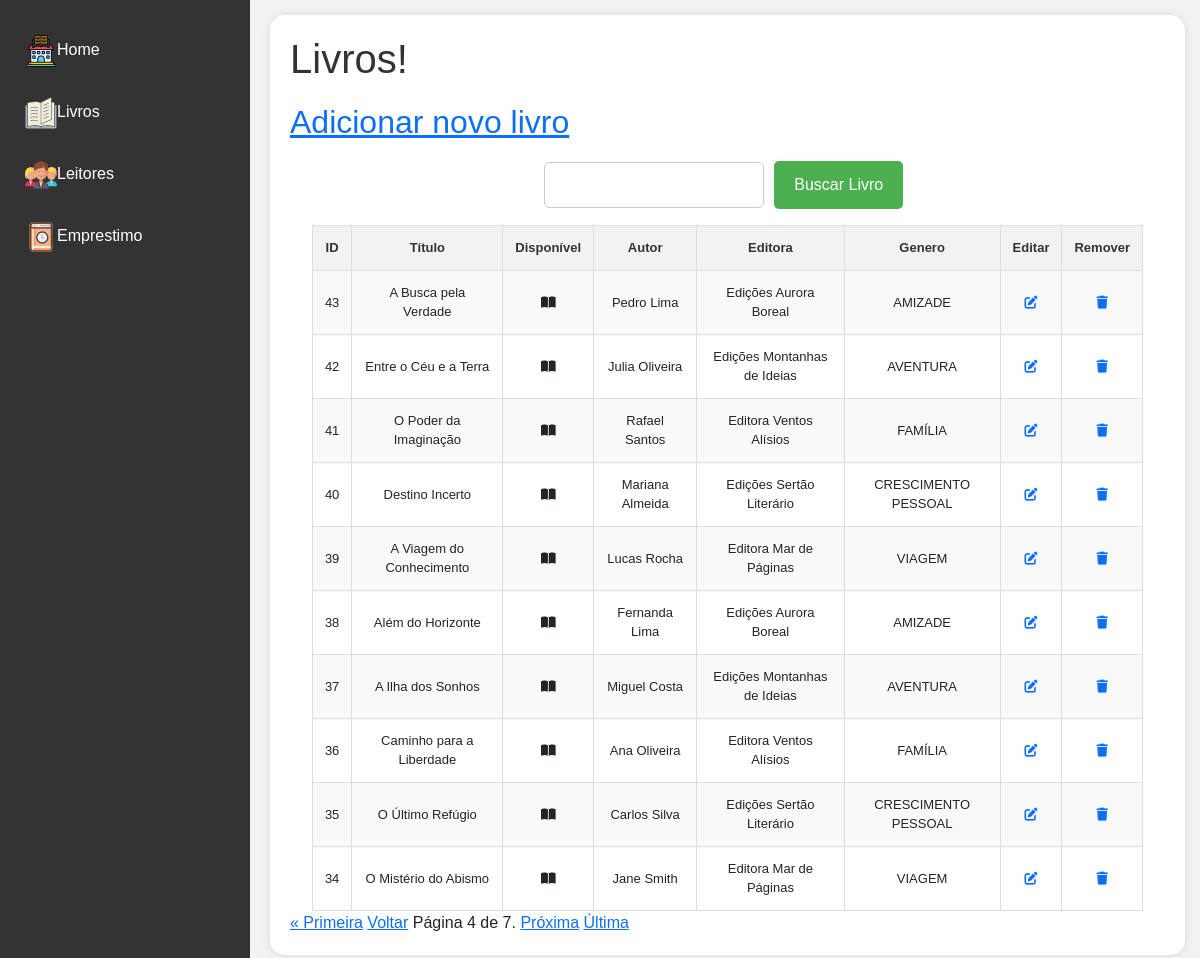
Page /livro/?page=4&q= on the earlier database version.
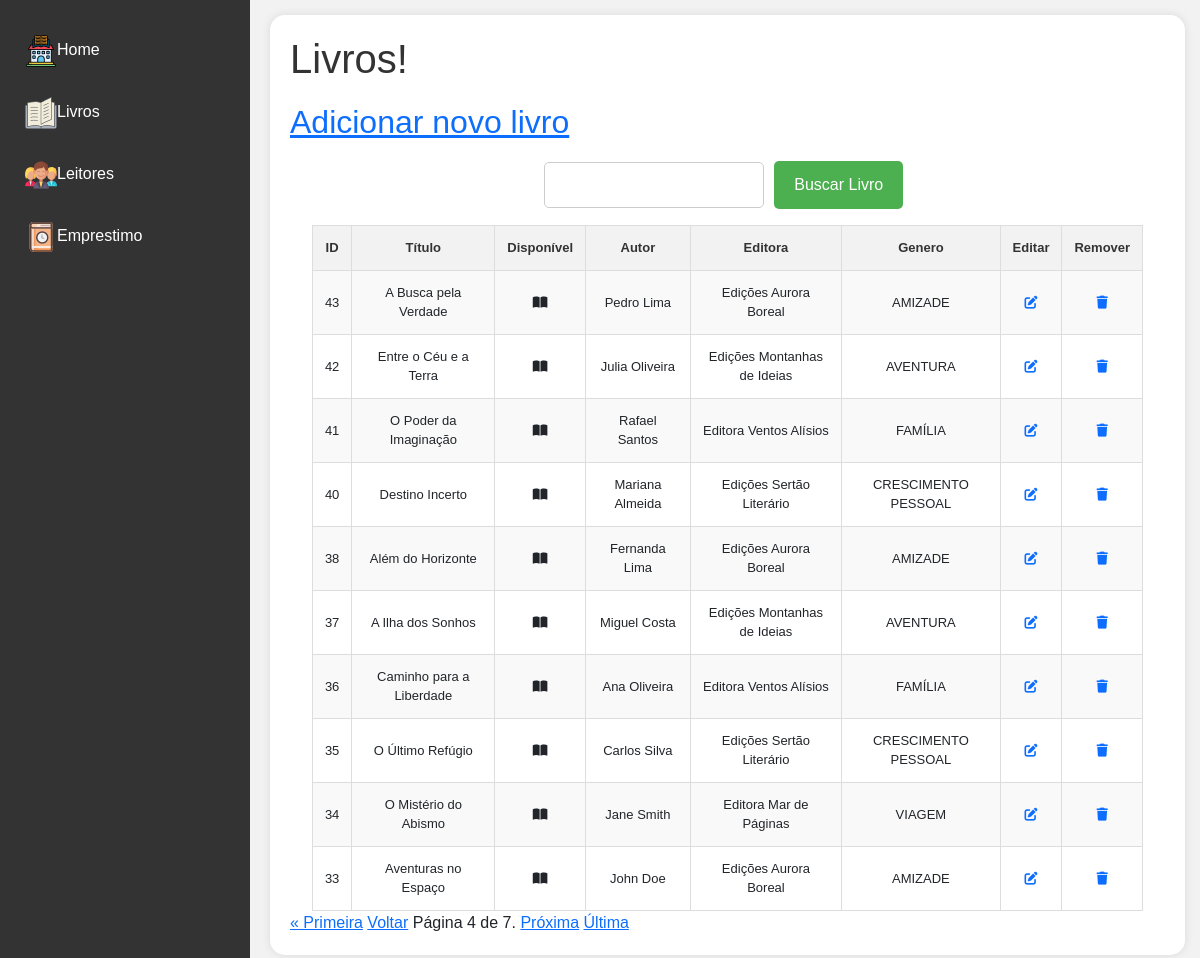
Same page on the later database version.
### core/models.py (models this page shows, shortened)
class Livro(models.Model):
    titulo = models.CharField(max_length=250)
    autor = models.CharField(max_length=250)
    editora = models.ForeignKey(Editora, on_delete=models.SET_NULL, null=True)
    assunto = models.ForeignKey(Assunto, on_delete=models.SET_NULL, null=True)
    numero_paginas = models.IntegerField()
    disponivel = models.BooleanField(default=True)
    dt_cadastramento = models.DateField(auto_now_add=True)
    dt_ataulizacao = models.DateField(auto_now=True)
    class Meta:
        verbose_name = 'Livro'
        verbose_name_plural = 'Livros'

class Editora(models.Model):
    nome = models.CharField(max_length=150)
    uf = models.CharField(max_length=2, choices=ESTADO_UF)
    class Meta:
        verbose_name = 'Editora'
        verbose_name_plural = 'Editoras'
    def __str__(self):
        return self.nome

class Assunto(models.Model):
    assunto = models.CharField(max_length=150)
    class Meta:
        verbose_name = 'Assunto'
        verbose_name_plural = 'Assuntos'
    def __str__(self):
        return self.assunto

### core/views.py (the view)
# urls.py: path('livro/', livro, name='livro'),
def livro(request):
    livros = Livro.objects.order_by('-id')
    paginator = Paginator(livros, 10)
    page_number = request.GET.get("page")
    page_obj = paginator.get_page(page_number)
    context = {
        'livros': page_obj
    }
    return render(request, 'livro.html', context)

### core/templates/livro.html
{% extends "base.html" %}
{% block conteudo %}
    <h1>Livros!</h1>
    <h2><a href="{% url 'livro_adicionar' %}">Adicionar novo livro</a></h2>
    <div class="main-search-container">
        <form action="{% url 'buscar_livro' %}" method="get">
            <div class="search-container">
                <input type="search" name="q" id="buscar" value="{{ valor_buscar }}" class="search-input">
                <button type="submit" class="search-button">Buscar Livro</button>
            </div>
        </form>
    </div>
    <div>
        <table>
            <tr>
                <th>ID</th>
                <th>Título</th>
                <th>Disponível</th>
                <th>Autor</th>
                <th>Editora</th>
                <th>Genero</th>
                <th>Editar</th>
                <th>Remover</th>
            </tr>
            {% for livro in livros %}
                <tr>
                    <td>{{livro.id}}</td>
                    <td>{{livro.titulo}}</td>
                    <td>
                        {% if livro.disponivel %}
                            <i class="fa-solid fa-book-open"></i>
                        {% else %}
                            <i class="fa-solid fa-circle-xmark"></i>
                        {% endif %}
                    </td>
                    <td>{{livro.autor}}</td>
                    <td>{{livro.editora}}</td>
                    <td>{{livro.assunto}}</td>
                    <td><a href="{% url 'livro_atualizar' livro.id %}"><i class="fa-solid fa-pen-to-square"></i></a></td>
                    <td><a href="{% url 'livro_deletar' livro.id %}"><i class="fa-solid fa-trash"></i></a></td>
                </tr>
            {% endfor %}
        </table>
        {% if livros %}
            <div class="pagination">
                <span class="step-links">
                    {% if livros.has_previous %}
                        <a href="?page=1&q={{request.GET.q.strip}}">&laquo; Primeira</a>
                        <a href="?page={{ livros.previous_page_number }}&q={{request.GET.q.strip}}">Voltar</a>
                    {% endif %}
                    <span class="current">
                        Página {{ livros.number }} de {{ livros.paginator.num_pages }}.
                    </span>
                    {% if livros.has_next %}
                        <a href="?page={{ livros.next_page_number }}&q={{request.GET.q.strip}}">Próxima</a>
                        <a href="?page={{ livros.paginator.num_pages }}&q={{request.GET.q.strip}}">Última</a>
                    {% endif %}
                </span>
            </div>
        {% endif %}
{% endblock conteudo %}

Differences in the rows shown:
removed Livro: id "39", titulo "A Viagem do Conhecimento", disponivel True (drawn), autor "Lucas Rocha", editora "Editora Mar de Páginas", assunto "VIAGEM"
now on this page (row unchanged): Livro: id "33", titulo "Aventuras no Espaço", disponivel True (drawn), autor "John Doe", editora "Edições Aurora Boreal", assunto "AMIZADE"
